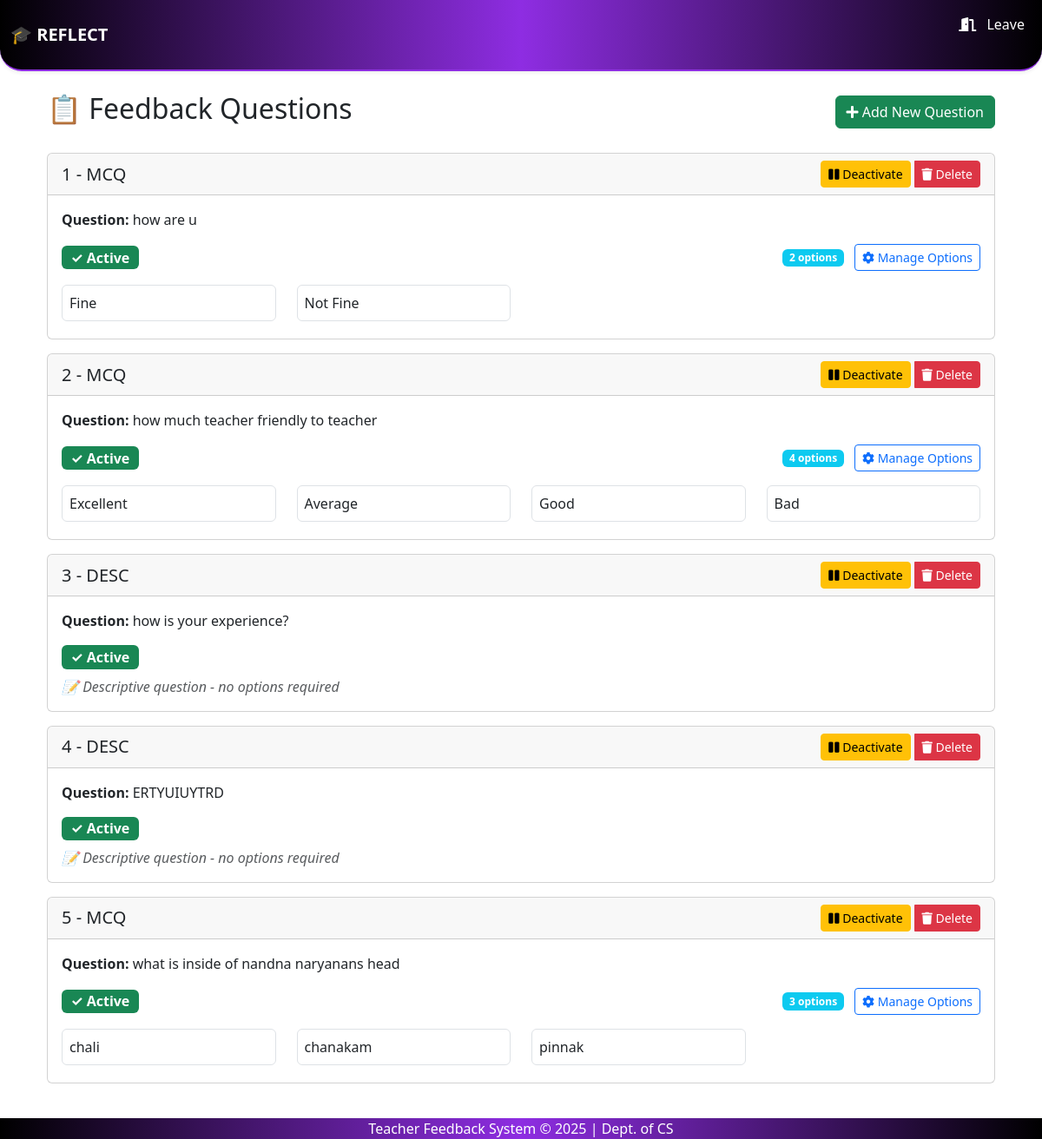
Page /questions/ on the earlier database version.
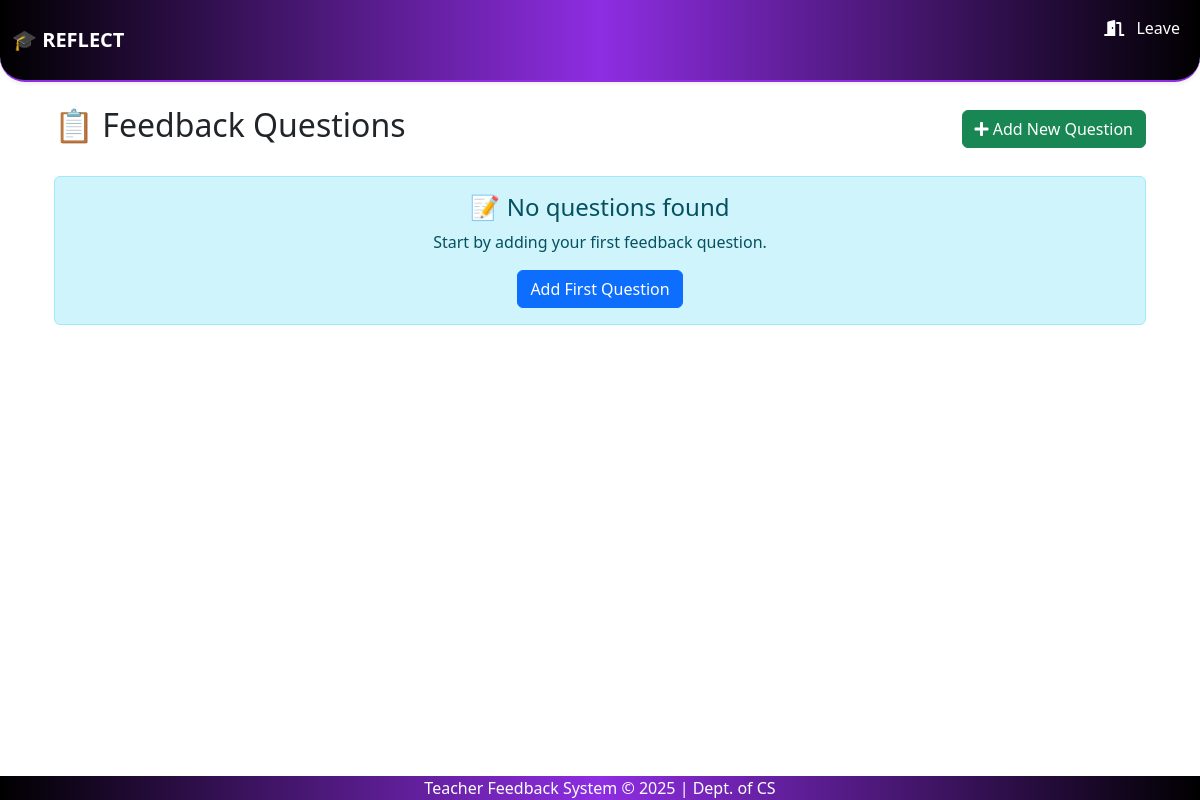
Same page on the later database version.
### feedback_app/models.py (models this page shows, shortened)
class FeedbackQuestion(models.Model):
    q_id = models.AutoField(primary_key=True)
    q_desc = models.TextField()
    q_type = models.CharField(max_length=20)  # e.g., 'MCQ' or 'DESC'
    active = models.BooleanField(default=True)

class FeedbackQOption(models.Model):
    q = models.ForeignKey(FeedbackQuestion, on_delete=models.CASCADE)
    ans_id = models.CharField(max_length=10)  # Custom ID (not necessary for options)
    answer = models.CharField(max_length=200)  # The text of the option (e.g., "Excellent")

### feedback_app/views.py (the view)
# urls.py: path('questions/', views.list_questions, name='list_questions'),
def list_questions(request):
    questions = FeedbackQuestion.objects.all().order_by('-active', 'q_id')  # Show active questions first
    return render(request, 'list_questions.html', {'questions': questions})

### feedback_app/context_processors.py (called while the page is built)
def is_admin(request):
    user = request.user
    return {'is_admin': user.is_superuser or user.groups.filter(name='admin').exists()}

def is_hod(request):
    return {'is_hod': request.user.groups.filter(name='hod').exists()}

def is_teacher(request):
    return {'is_teacher': request.user.groups.filter(name='teacher').exists()}

### templates/list_questions.html (shortened to what this page needs)
{% extends 'base.html' %}
{% block content %}
<div class="container">
    <div class="d-flex justify-content-between align-items-center mb-4">
        <h2>📋 Feedback Questions</h2>
        <a href="{% url 'add_question' %}" class="btn btn-success">
            <i class="fas fa-plus"></i> Add New Question
        </a>
    </div>
    <div class="row">
        {% for q in questions %}
        <div class="col-md-12 mb-3">
            <div class="card {% if not q.active %}border-secondary{% endif %}">
                <div
                    class="card-header d-flex justify-content-between align-items-center {% if not q.active %}bg-light text-muted{% endif %}">
                    <div>
                        <h5 class="mb-0">{{ q.q_id }} - {{ q.q_type }}</h5>
                    </div>
                    <div class="btn-group" role="group">
                        <form method="post" action="{% url 'toggle_question_status' q.q_id %}" style="display: inline;">
                            {% if q.active %}
                            <button type="submit" class="btn btn-sm btn-warning"
                                onclick="return confirm('Are you sure you want to deactivate this question?')">
                                <i class="fas fa-pause"></i> Deactivate
                            </button>
                            {% else %}
                            <button type="submit" class="btn btn-sm btn-success"
                                onclick="return confirm('Are you sure you want to activate this question?')">
                                <i class="fas fa-play"></i> Activate
                            </button>
                            {% endif %}
                        </form>
                        <a href="{% url 'delete_question' q.q_id %}" class="btn btn-sm btn-danger ms-1">
                            <i class="fas fa-trash"></i> Delete
                        </a>
                    </div>
                </div>
                <div class="card-body {% if not q.active %}text-muted{% endif %}">
                    <p class="card-text"><strong>Question:</strong> {{ q.q_desc }}</p>
                    <div class="d-flex justify-content-between align-items-center">
                        <span class="badge {% if q.active %}bg-success{% else %}bg-secondary{% endif %} fs-6">
                            {% if q.active %}✓ Active{% else %}⏸ Inactive{% endif %}
                        </span>
                        {% if q.q_type == 'MCQ' %}
                        <div>
                            <span class="badge bg-info">{{ q.feedbackqoption_set.count }} options</span>
                            <a href="{% url 'add_options' q.q_id %}" class="btn btn-sm btn-outline-primary ms-2">
                                <i class="fas fa-cog"></i> Manage Options
                            </a>
                        </div>
                        {% endif %}
                    </div>
                    {% if q.q_type == 'MCQ' and q.feedbackqoption_set.all %}
                    <div class="mt-3">
                        <div class="row mt-2">
                            {% for option in q.feedbackqoption_set.all %}
                            <div class="col-md-3 mb-1">
                                <div class="p-2 border rounded bg-white text-dark">
                                    {{ option.answer }}
                                </div>
                            </div>
                            {% endfor %}
                        </div>
                    </div>
                    {% elif q.q_type == 'DESC' %}
                    <div class="mt-2">
                        <em class="text-muted">📝 Descriptive question - no options required</em>
                    </div>
                    {% endif %}
                </div>
            </div>
        </div>
        {% empty %}
        <div class="col-12">
            <div class="alert alert-info text-center">
                <h4>📝 No questions found</h4>
                <p>Start by adding your first feedback question.</p>
                <a href="{% url 'add_question' %}" class="btn btn-primary">Add First Question</a>
            </div>
        </div>
        {% endfor %}
    </div>
</div>
{% endblock %}

### templates/base.html (shortened to what this page needs)
{% load static %}
<!DOCTYPE html>
<html lang="en">
<head>
    <link href="https://cdn.jsdelivr.net/npm/bootstrap@5.3.0/dist/css/bootstrap.min.css" rel="stylesheet">
    <link rel="stylesheet" href="https://cdnjs.cloudflare.com/ajax/libs/font-awesome/5.15.4/css/all.min.css">
</head>
<body class="d-flex flex-column min-vh-100">
    <nav class="navbar navbar-expand-lg navbar-dark gradient-navbar shadow-sm">
        <div class="container-fluid">
            {% if request.user.is_authenticated %}
                <a class="navbar-brand fw-bold" href="{% url 'index' %}">🎓 REFLECT</a>
            {% else %}
                <span class="navbar-brand fw-bold">🎓 REFLECT</span>
            {% endif %}
            <div class="collapse navbar-collapse" id="navbarMenu">
                <ul class="navbar-nav mb-2 mb-lg-0">
                    {% if user.is_authenticated %}
                        <li class="nav-item">
                            <span class="navbar-text text-white me-3">👋 {{ user.username|title }}</span>
                        </li>
                        <li class="nav-item">
                            <form method="post" action="{% url 'logout' %}">
                                {% csrf_token %}
                                <button type="submit" class="btn btn-outline-light btn-sm">Logout</button>
                            </form>
                        </li>
                    {% else %}
                    <li class="nav-item">
                        <a class="nav-link" href="{% url 'login' %}">
                            <i class="fas fa-door-open me-2"></i> Leave
                        </a>
                    </li>
                    {% endif %}
                </ul>
            </div>
        </div>
    </nav>
    <div class="container mt-4 flex-grow-1">
        {% block content %}{% endblock %}
    </div>
    <footer class="footer-gradient text-white text-center py-7 mt-4">
        <p class="mb-0">Teacher Feedback System &copy; 2025 | Dept. of CS</p>
    </footer>
</body>
</html>

### templates/base.html (style rules this page uses)
.gradient-navbar { background: linear-gradient(to right, #000000, #8e2de2, #000000); border-bottom: 2px solid #8e2de2; animation: fadeIn 1s ease-in-out; border-radius: 0 0 25px 25px; }
.navbar .nav-link, .navbar .navbar-brand, .navbar .navbar-text { color: white !important; transition: color 0.3s ease-in-out; }
.footer-gradient { background: linear-gradient(to right, #000000, #8e2de2, #000000); }

Differences in the rows shown:
removed FeedbackQuestion: q_id "1", q_type "MCQ", active True (drawn), q_desc "how are u", feedbackqoption_set.count "2"
removed FeedbackQOption: answer "Fine", shown under "1"
removed FeedbackQOption: answer "Not Fine", shown under "1"
removed FeedbackQuestion: q_id "2", q_type "MCQ", active True (drawn), q_desc "how much teacher friendly to teacher", feedbackqoption_set.count "4"
removed FeedbackQOption: answer "Excellent", shown under "2"
removed FeedbackQOption: answer "Average", shown under "2"
removed FeedbackQOption: answer "Good", shown under "2"
removed FeedbackQOption: answer "Bad", shown under "2"
removed FeedbackQuestion: q_id "3", q_type "DESC", active True (drawn), q_desc "how is your experience?", shows "📝 Descriptive question - no options required"
removed FeedbackQuestion: q_id "4", q_type "DESC", active True (drawn), q_desc "ERTYUIUYTRD", shows "📝 Descriptive question - no options required"
removed FeedbackQuestion: q_id "5", q_type "MCQ", active True (drawn), q_desc "what is inside of nandna naryanans head", feedbackqoption_set.count "3"
removed FeedbackQOption: answer "chali", shown under "5"
removed FeedbackQOption: answer "chanakam", shown under "5"
removed FeedbackQOption: answer "pinnak", shown under "5"
Other differences:
text now shown: "📝 No questions found Start by adding your first feedback question. Add First Question"
